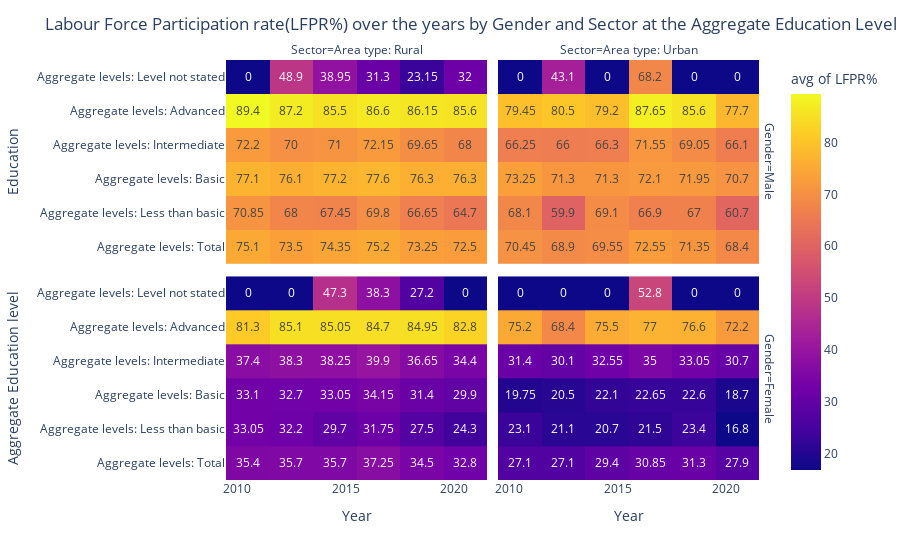

Source (notebook cell):
### Markdown cell above
## Analyse the Labour Force Participation rate by Gender, Sector and Education (at Aggregate Level)over the Years

### Code cell
import numpy as np


fig = px.density_heatmap(data.loc[(data.Gender != "Total") & ((data.Sector.str.contains("Rural")) | (data.Sector.str.contains("Urban"))) & (data.Education.str.contains("Aggregate levels"))], x="Year", y="Education", nbinsx=10,  z="Value", facet_row="Gender", facet_col="Sector", histfunc="avg", labels={'Value': 'LFPR%'}, text_auto=True)
fig.update_layout(title="Labour Force Participation rate(LFPR%) over the years by Gender and Sector at the Aggregate Education Level",
                  xaxis_title="Year",
                  yaxis_title="Aggregate Education level")
fig.show()

### Figure 1 — Plotly figure (JSON) as saved in the notebook; plotly's stock layout.template omitted (floating-point values rounded to 4 significant figures)
{"data": [{"coloraxis": "coloraxis", "histfunc": "avg", "hovertemplate": "Gender=Male<br>Sector=Area type: Rural<br>Year=%{x}<br>Education=%{y}<br>avg of LFPR%=%{z}<extra></extra>", "name": "", "nbinsx": 10, "texttemplate": "%{z}", "type": "histogram2d", "x": [2020, 2020, 2020, 2020, 2020, 2020, 2019, 2019, 2019, 2019, 2019, 2019, 2018, 2018, 2018, 2018, 2018, 2018, 2017, 2017, 2017, 2017, 2017, 2017, 2016, 2016, 2016, 2016, 2016, 2015, 2015, 2015, 2015, 2015, 2015, 2014, 2014, 2014, 2014, 2014, 2014, 2013, 2013, 2013, 2013, 2013, 2013, 2011, 2011, 2011, 2011, 2011, 2010, 2010, 2010, 2010, 2010], "xaxis": "x3", "xbingroup": "x", "y": ["Aggregate levels: Total", "Aggregate levels: Less than basic", "Aggregate levels: Basic", "Aggregate levels: Intermediate", "Aggregate levels: Advanced", "Aggregate levels: Level not stated", "Aggregate levels: Total", "Aggregate levels: Less than basic", "Aggregate levels: Basic", "Aggregate levels: Intermediate", "Aggregate levels: Advanced", "Aggregate levels: Level not stated", "Aggregate levels: Total", "Aggregate levels: Less than basic", "Aggregate levels: Basic", "Aggregate levels: Intermediate", "Aggregate levels: Advanced", "Aggregate levels: Level not stated", "Aggregate levels: Total", "Aggregate levels: Less than basic", "Aggregate levels: Basic", "Aggregate levels: Intermediate", "Aggregate levels: Advanced", "Aggregate levels: Level not stated", "Aggregate levels: Total", "Aggregate levels: Less than basic", "Aggregate levels: Basic", "Aggregate levels: Intermediate", "Aggregate levels: Advanced", "Aggregate levels: Total", "Aggregate levels: Less than basic", "Aggregate levels: Basic", "Aggregate levels: Intermediate", "Aggregate levels: Advanced", "Aggregate levels: Level not stated", "Aggregate levels: Total", "Aggregate levels: Less than basic", "Aggregate levels: Basic", "Aggregate levels: Intermediate", "Aggregate levels: Advanced", "Aggregate levels: Level not stated", "Aggregate levels: Total", "Aggregate levels: Less than basic", "Aggregate levels: Basic", "Aggregate levels: Intermediate", "Aggregate levels: Advanced", "Aggregate levels: Level not stated", "Aggregate levels: Total", "Aggregate levels: Less than basic", "Aggregate levels: Basic", "Aggregate levels: Intermediate", "Aggregate levels: Advanced", "Aggregate levels: Total", "Aggregate levels: Less than basic", "Aggregate levels: Basic", "Aggregate levels: Intermediate", "Aggregate levels: Advanced"], "yaxis": "y3", "ybingroup": "y", "z": [72.5, 64.7, 76.3, 68, 85.6, 32, 73.4, 67.7, 76.3, 69.7, 85.8, 21.3, 73.1, 65.6, 76.3, 69.6, 86.5, 25, 74.9, 70, 77.2, 71.9, 87, 31.3, 75.5, 69.6, 78, 72.4, 86.2, 75.6, 69.9, 78.5, 71.6, 88, 29.2, 73.1, 65, 75.9, 70.4, 83, 48.7, 73.5, 68, 76.1, 70, 87.2, 48.9, 74.7, 70.8, 76.8, 71.3, 90.3, 75.5, 70.9, 77.4, 73.1, 88.5]}, {"coloraxis": "coloraxis", "histfunc": "avg", "hovertemplate": "Gender=Male<br>Sector=Area type: Urban<br>Year=%{x}<br>Education=%{y}<br>avg of LFPR%=%{z}<extra></extra>", "name": "", "nbinsx": 10, "texttemplate": "%{z}", "type": "histogram2d", "x": [2020, 2020, 2020, 2020, 2020, 2019, 2019, 2019, 2019, 2019, 2018, 2018, 2018, 2018, 2018, 2017, 2017, 2017, 2017, 2017, 2016, 2016, 2016, 2016, 2016, 2016, 2015, 2015, 2015, 2015, 2015, 2014, 2014, 2014, 2014, 2014, 2013, 2013, 2013, 2013, 2013, 2013, 2011, 2011, 2011, 2011, 2011, 2010, 2010, 2010, 2010, 2010], "xaxis": "x4", "xbingroup": "x", "y": ["Aggregate levels: Total", "Aggregate levels: Less than basic", "Aggregate levels: Basic", "Aggregate levels: Intermediate", "Aggregate levels: Advanced", "Aggregate levels: Total", "Aggregate levels: Less than basic", "Aggregate levels: Basic", "Aggregate levels: Intermediate", "Aggregate levels: Advanced", "Aggregate levels: Total", "Aggregate levels: Less than basic", "Aggregate levels: Basic", "Aggregate levels: Intermediate", "Aggregate levels: Advanced", "Aggregate levels: Total", "Aggregate levels: Less than basic", "Aggregate levels: Basic", "Aggregate levels: Intermediate", "Aggregate levels: Advanced", "Aggregate levels: Total", "Aggregate levels: Less than basic", "Aggregate levels: Basic", "Aggregate levels: Intermediate", "Aggregate levels: Advanced", "Aggregate levels: Level not stated", "Aggregate levels: Total", "Aggregate levels: Less than basic", "Aggregate levels: Basic", "Aggregate levels: Intermediate", "Aggregate levels: Advanced", "Aggregate levels: Total", "Aggregate levels: Less than basic", "Aggregate levels: Basic", "Aggregate levels: Intermediate", "Aggregate levels: Advanced", "Aggregate levels: Total", "Aggregate levels: Less than basic", "Aggregate levels: Basic", "Aggregate levels: Intermediate", "Aggregate levels: Advanced", "Aggregate levels: Level not stated", "Aggregate levels: Total", "Aggregate levels: Less than basic", "Aggregate levels: Basic", "Aggregate levels: Intermediate", "Aggregate levels: Advanced", "Aggregate levels: Total", "Aggregate levels: Less than basic", "Aggregate levels: Basic", "Aggregate levels: Intermediate", "Aggregate levels: Advanced"], "yaxis": "y4", "ybingroup": "y", "z": [68.4, 60.7, 70.7, 66.1, 77.7, 70.7, 67.9, 71.7, 67.9, 84.9, 72, 66.1, 72.2, 70.2, 86.3, 72.5, 66.1, 72.9, 70.7, 86.5, 72.6, 67.7, 71.3, 72.4, 88.8, 68.2, 70, 68.5, 71.3, 67.3, 81.6, 69.1, 69.7, 71.3, 65.3, 76.8, 68.9, 59.9, 71.3, 66, 80.5, 43.1, 69.7, 68.8, 73.2, 65, 76.8, 71.2, 67.4, 73.3, 67.5, 82.1]}, {"coloraxis": "coloraxis", "histfunc": "avg", "hovertemplate": "Gender=Female<br>Sector=Area type: Rural<br>Year=%{x}<br>Education=%{y}<br>avg of LFPR%=%{z}<extra></extra>", "name": "", "nbinsx": 10, "texttemplate": "%{z}", "type": "histogram2d", "x": [2020, 2020, 2020, 2020, 2020, 2019, 2019, 2019, 2019, 2019, 2018, 2018, 2018, 2018, 2018, 2018, 2017, 2017, 2017, 2017, 2017, 2017, 2016, 2016, 2016, 2016, 2016, 2016, 2015, 2015, 2015, 2015, 2015, 2015, 2014, 2014, 2014, 2014, 2014, 2014, 2013, 2013, 2013, 2013, 2013, 2011, 2011, 2011, 2011, 2011, 2010, 2010, 2010, 2010, 2010], "xaxis": "x", "xbingroup": "x", "y": ["Aggregate levels: Total", "Aggregate levels: Less than basic", "Aggregate levels: Basic", "Aggregate levels: Intermediate", "Aggregate levels: Advanced", "Aggregate levels: Total", "Aggregate levels: Less than basic", "Aggregate levels: Basic", "Aggregate levels: Intermediate", "Aggregate levels: Advanced", "Aggregate levels: Total", "Aggregate levels: Less than basic", "Aggregate levels: Basic", "Aggregate levels: Intermediate", "Aggregate levels: Advanced", "Aggregate levels: Level not stated", "Aggregate levels: Total", "Aggregate levels: Less than basic", "Aggregate levels: Basic", "Aggregate levels: Intermediate", "Aggregate levels: Advanced", "Aggregate levels: Level not stated", "Aggregate levels: Total", "Aggregate levels: Less than basic", "Aggregate levels: Basic", "Aggregate levels: Intermediate", "Aggregate levels: Advanced", "Aggregate levels: Level not stated", "Aggregate levels: Total", "Aggregate levels: Less than basic", "Aggregate levels: Basic", "Aggregate levels: Intermediate", "Aggregate levels: Advanced", "Aggregate levels: Level not stated", "Aggregate levels: Total", "Aggregate levels: Less than basic", "Aggregate levels: Basic", "Aggregate levels: Intermediate", "Aggregate levels: Advanced", "Aggregate levels: Level not stated", "Aggregate levels: Total", "Aggregate levels: Less than basic", "Aggregate levels: Basic", "Aggregate levels: Intermediate", "Aggregate levels: Advanced", "Aggregate levels: Total", "Aggregate levels: Less than basic", "Aggregate levels: Basic", "Aggregate levels: Intermediate", "Aggregate levels: Advanced", "Aggregate levels: Total", "Aggregate levels: Less than basic", "Aggregate levels: Basic", "Aggregate levels: Intermediate", "Aggregate levels: Advanced"], "yaxis": "y", "ybingroup": "y", "z": [32.8, 24.3, 29.9, 34.4, 82.8, 34.8, 27, 31.7, 36.8, 86.1, 34.2, 28, 31.1, 36.5, 83.8, 27.2, 37.6, 32.2, 34.5, 40.2, 85, 41.6, 36.9, 31.3, 33.8, 39.6, 84.4, 35, 36.9, 30.9, 34.3, 39.2, 86.4, 53.6, 34.5, 28.5, 31.8, 37.3, 83.7, 41, 35.7, 32.2, 32.7, 38.3, 85.1, 35.2, 33.2, 32.8, 37, 82.2, 35.6, 32.9, 33.4, 37.8, 80.4]}, {"coloraxis": "coloraxis", "histfunc": "avg", "hovertemplate": "Gender=Female<br>Sector=Area type: Urban<br>Year=%{x}<br>Education=%{y}<br>avg of LFPR%=%{z}<extra></extra>", "name": "", "nbinsx": 10, "texttemplate": "%{z}", "type": "histogram2d", "x": [2020, 2020, 2020, 2020, 2020, 2019, 2019, 2019, 2019, 2019, 2018, 2018, 2018, 2018, 2018, 2017, 2017, 2017, 2017, 2017, 2017, 2016, 2016, 2016, 2016, 2016, 2016, 2015, 2015, 2015, 2015, 2015, 2014, 2014, 2014, 2014, 2014, 2013, 2013, 2013, 2013, 2013, 2011, 2011, 2011, 2011, 2011, 2010, 2010, 2010, 2010, 2010], "xaxis": "x2", "xbingroup": "x", "y": ["Aggregate levels: Total", "Aggregate levels: Less than basic", "Aggregate levels: Basic", "Aggregate levels: Intermediate", "Aggregate levels: Advanced", "Aggregate levels: Total", "Aggregate levels: Less than basic", "Aggregate levels: Basic", "Aggregate levels: Intermediate", "Aggregate levels: Advanced", "Aggregate levels: Total", "Aggregate levels: Less than basic", "Aggregate levels: Basic", "Aggregate levels: Intermediate", "Aggregate levels: Advanced", "Aggregate levels: Total", "Aggregate levels: Less than basic", "Aggregate levels: Basic", "Aggregate levels: Intermediate", "Aggregate levels: Advanced", "Aggregate levels: Level not stated", "Aggregate levels: Total", "Aggregate levels: Less than basic", "Aggregate levels: Basic", "Aggregate levels: Intermediate", "Aggregate levels: Advanced", "Aggregate levels: Level not stated", "Aggregate levels: Total", "Aggregate levels: Less than basic", "Aggregate levels: Basic", "Aggregate levels: Intermediate", "Aggregate levels: Advanced", "Aggregate levels: Total", "Aggregate levels: Less than basic", "Aggregate levels: Basic", "Aggregate levels: Intermediate", "Aggregate levels: Advanced", "Aggregate levels: Total", "Aggregate levels: Less than basic", "Aggregate levels: Basic", "Aggregate levels: Intermediate", "Aggregate levels: Advanced", "Aggregate levels: Total", "Aggregate levels: Less than basic", "Aggregate levels: Basic", "Aggregate levels: Intermediate", "Aggregate levels: Advanced", "Aggregate levels: Total", "Aggregate levels: Less than basic", "Aggregate levels: Basic", "Aggregate levels: Intermediate", "Aggregate levels: Advanced"], "yaxis": "y2", "ybingroup": "y", "z": [27.9, 16.8, 18.7, 30.7, 72.2, 32.7, 24.6, 23.5, 34.4, 78.4, 29.9, 22.2, 21.7, 31.7, 74.8, 31.5, 23.5, 23.1, 34.3, 75.5, 52.6, 30.2, 19.5, 22.2, 35.7, 78.5, 53, 29.9, 20.2, 22.1, 33.6, 73.7, 28.9, 21.2, 22.1, 31.5, 77.3, 27.1, 21.1, 20.5, 30.1, 68.4, 27.9, 23.6, 19.9, 32, 74.7, 26.3, 22.6, 19.6, 30.8, 75.7]}], "layout": {"annotations": [{"font": {}, "showarrow": false, "text": "Sector=Area type: Rural", "x": 0.24, "xanchor": "center", "xref": "paper", "y": 1, "yanchor": "bottom", "yref": "paper"}, {"font": {}, "showarrow": false, "text": "Sector=Area type: Urban", "x": 0.74, "xanchor": "center", "xref": "paper", "y": 1, "yanchor": "bottom", "yref": "paper"}, {"font": {}, "showarrow": false, "text": "Gender=Female", "textangle": 90, "x": 0.98, "xanchor": "left", "xref": "paper", "y": 0.2425, "yanchor": "middle", "yref": "paper"}, {"font": {}, "showarrow": false, "text": "Gender=Male", "textangle": 90, "x": 0.98, "xanchor": "left", "xref": "paper", "y": 0.7575, "yanchor": "middle", "yref": "paper"}], "coloraxis": {"colorbar": {"title": {"text": "avg of LFPR%"}}, "colorscale": [[0, "#0d0887"], [0.1111, "#46039f"], [0.2222, "#7201a8"], [0.3333, "#9c179e"], [0.4444, "#bd3786"], [0.5556, "#d8576b"], [0.6667, "#ed7953"], [0.7778, "#fb9f3a"], [0.8889, "#fdca26"], [1, "#f0f921"]]}, "legend": {"tracegroupgap": 0}, "margin": {"t": 60}, "title": {"text": "Labour Force Participation rate(LFPR%) over the years by Gender and Sector at the Aggregate Education Level"}, "xaxis": {"anchor": "y", "domain": [0, 0.48], "title": {"text": "Year"}}, "xaxis2": {"anchor": "y2", "domain": [0.5, 0.98], "matches": "x", "title": {"text": "Year"}}, "xaxis3": {"anchor": "y3", "domain": [0, 0.48], "matches": "x", "showticklabels": false}, "xaxis4": {"anchor": "y4", "domain": [0.5, 0.98], "matches": "x", "showticklabels": false}, "yaxis": {"anchor": "x", "domain": [0, 0.485], "title": {"text": "Aggregate Education level"}}, "yaxis2": {"anchor": "x2", "domain": [0, 0.485], "matches": "y", "showticklabels": false}, "yaxis3": {"anchor": "x3", "domain": [0.515, 1], "matches": "y", "title": {"text": "Education"}}, "yaxis4": {"anchor": "x4", "domain": [0.515, 1], "matches": "y", "showticklabels": false}}}
